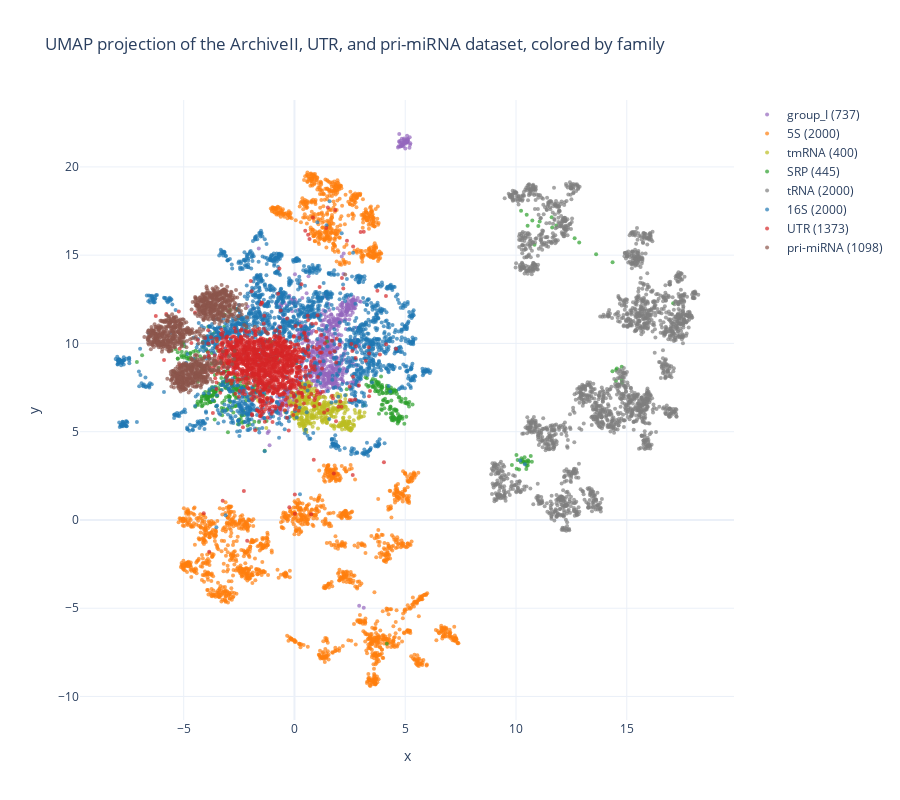

The notebook cell this image was saved under:
### Code cell
import plotly.express as px
import plotly.graph_objects as go

fam2int = {fam:i for i, fam in enumerate(data.family.unique())}

fig = go.Figure()

colors = px.colors.qualitative.D3 + ['black', 'grey']
for family in ['group_I', '5S', 'tmRNA', 'SRP', 'tRNA', '16S', 'UTR', 'pri-miRNA']:
    fig.add_trace(go.Scatter(
        x=embedding[data.family == family, 0],
        y=embedding[data.family == family, 1],
        mode='markers',
        name=f'{family} ({len(data[data.family == family])})',
        marker=dict(
            size=4,
            color=colors[fam2int[family]],
            opacity=0.7
        )
    ))

fig.update_layout(
    template='plotly_white',
    title_text='UMAP projection of the ArchiveII, UTR, and pri-miRNA dataset, colored by family',
    xaxis_title_text='x',
    yaxis_title_text='y',
    width=900, height=800
)

fig.show()

### Figure 1 — Plotly figure (JSON) as saved in the notebook; plotly's stock layout.template omitted (floating-point values rounded to 4 significant figures; data arrays with more than 128 entries replaced by an {"elided": "..."} marker saying what was removed)
{"data": [{"marker": {"color": "#9467BD", "opacity": 0.7, "size": 4}, "mode": "markers", "name": "group_I (737)", "type": "scatter", "x": {"elided": "737 float values"}, "y": {"elided": "737 float values"}}, {"marker": {"color": "#FF7F0E", "opacity": 0.7, "size": 4}, "mode": "markers", "name": "5S (2000)", "type": "scatter", "x": {"elided": "2000 float values"}, "y": {"elided": "2000 float values"}}, {"marker": {"color": "#BCBD22", "opacity": 0.7, "size": 4}, "mode": "markers", "name": "tmRNA (400)", "type": "scatter", "x": {"elided": "400 float values"}, "y": {"elided": "400 float values"}}, {"marker": {"color": "#2CA02C", "opacity": 0.7, "size": 4}, "mode": "markers", "name": "SRP (445)", "type": "scatter", "x": {"elided": "445 float values"}, "y": {"elided": "445 float values"}}, {"marker": {"color": "#7F7F7F", "opacity": 0.7, "size": 4}, "mode": "markers", "name": "tRNA (2000)", "type": "scatter", "x": {"elided": "2000 float values"}, "y": {"elided": "2000 float values"}}, {"marker": {"color": "#1F77B4", "opacity": 0.7, "size": 4}, "mode": "markers", "name": "16S (2000)", "type": "scatter", "x": {"elided": "2000 float values"}, "y": {"elided": "2000 float values"}}, {"marker": {"color": "#D62728", "opacity": 0.7, "size": 4}, "mode": "markers", "name": "UTR (1373)", "type": "scatter", "x": {"elided": "1373 float values"}, "y": {"elided": "1373 float values"}}, {"marker": {"color": "#8C564B", "opacity": 0.7, "size": 4}, "mode": "markers", "name": "pri-miRNA (1098)", "type": "scatter", "x": {"elided": "1098 float values"}, "y": {"elided": "1098 float values"}}], "layout": {"height": 800, "title": {"text": "UMAP projection of the ArchiveII, UTR, and pri-miRNA dataset, colored by family"}, "width": 900, "xaxis": {"title": {"text": "x"}}, "yaxis": {"title": {"text": "y"}}}}
